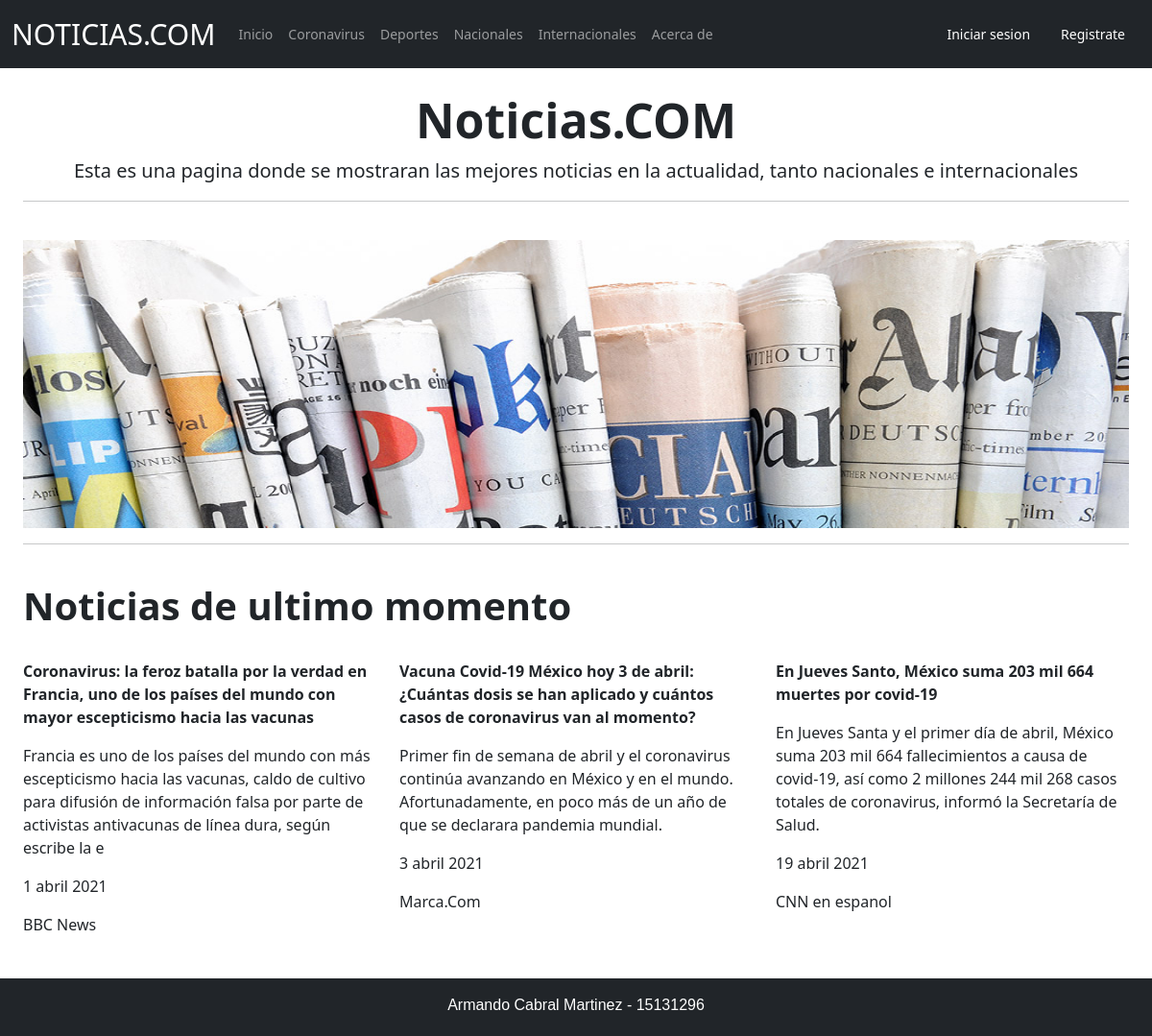
Screenshot of /accounts/ with the database file from the repository.
### noticias/models.py (models this page shows, shortened)
class coronavirus (models.Model):
	nombre = models.CharField(default = "",null=True,max_length = 200)
	descripcion = models.TextField(default = "",null=True,max_length = 200)
	fecha = models.CharField(default = "",null=True,max_length = 200)
	autor = models.CharField(default = "",null=True,max_length = 200)

### noticias/views.py (the view)
# urls.py: path('',HomePageView.as_view(),name = 'home'),
class HomePageView(ListView):
	model = coronavirus
	template_name = 'home.html'
	context_object_name = 'noticias_list'

### noticias/templates/home.html (shortened to what this page needs)
{% extends 'base.html' %}
{% block content %}
{% load static %}
<link rel="stylesheet" type="text/css" href="{% static 'css/main.css' %}">
<div class="jumbotron p-4">
    <h1 class="titulo" style="text-align: center;  font-size: 50px;"><strong>Noticias.COM</strong></h1>
    <p class="lead" style="text-align: center;">Esta es una pagina donde se mostraran las mejores noticias en la actualidad, tanto nacionales e internacionales</p>
    <hr>
    <br>
    <div class="row">
    	<img src="{% static 'files/banner2.jpg' %}" height="300px"
    	width="1220px">
    </div>
    <hr>
    <br>
    <div class="row">
    	<h1 class="titulo"><strong>Noticias de ultimo momento</strong></h1>
        <br>
    	<div class="container">
			<div class="row">
				{% for coronavirus in noticias_list %}
				<div class=col-md-4>
                    <br>
					<p><strong>{{ coronavirus.nombre }}</strong></p>
			        <p>{{ coronavirus.descripcion }}</p>
                    <p>{{ coronavirus.fecha }}</p>
			        <p>{{ coronavirus.autor }}</p>
                    <br>
				</div>
	    		{% endfor %}
			</div>
		</div>
    </div>
</div>
{% endblock content %}

### rows the page displays
coronavirus: nombre "Coronavirus: la feroz batalla por la verdad en Francia, uno de los países del mundo con mayor escepticismo hacia las vacunas", descripcion "Francia es uno de los países del mundo con más escepticismo hacia las vacunas, caldo de cultivo para difusión de información falsa por parte de activistas antivacunas de línea dura, según escribe la e", fecha "1 abril 2021", autor "BBC News"
coronavirus: nombre "Vacuna Covid-19 México hoy 3 de abril: ¿Cuántas dosis se han aplicado y cuántos casos de coronavirus van al momento?", descripcion "Primer fin de semana de abril y el coronavirus continúa avanzando en México y en el mundo. Afortunadamente, en poco más de un año de que se declarara pandemia mundial.", fecha "3 abril 2021", autor "Marca.Com"
coronavirus: nombre "En Jueves Santo, México suma 203 mil 664 muertes por covid-19", descripcion "En Jueves Santa y el primer día de abril, México suma 203 mil 664 fallecimientos a causa de covid-19, así como 2 millones 244 mil 268 casos totales de coronavirus, informó la Secretaría de Salud.", fecha "19 abril 2021", autor "CNN en espanol"
